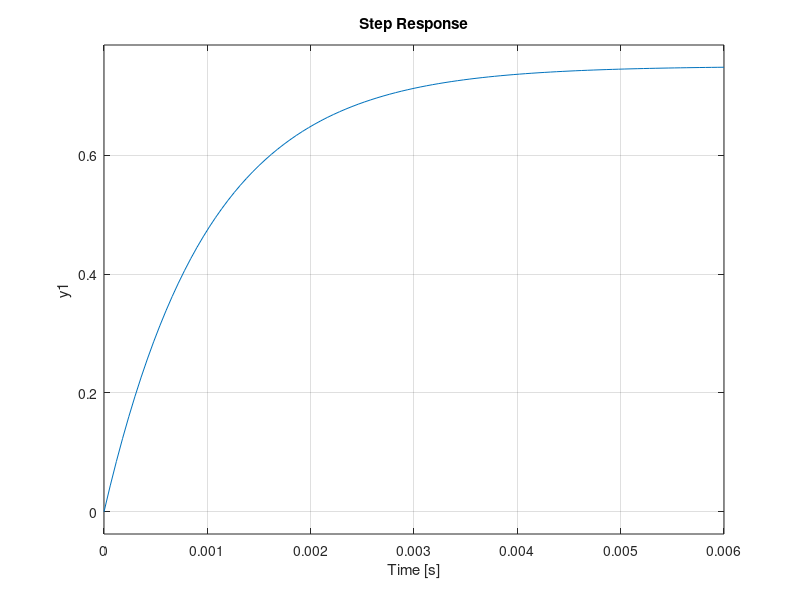

This chart was generated by the following MATLAB code: (Note: this script raises an error after producing the figure.)
K = 0.75;
R = 10e3;
C = 1e-7;
T = R * C;
num =[0 K];
den = [T 1];
G = tf(num,den);
step(G)
[y, t] = step(G);        
info = stepinfo(y, t);      
hold on
